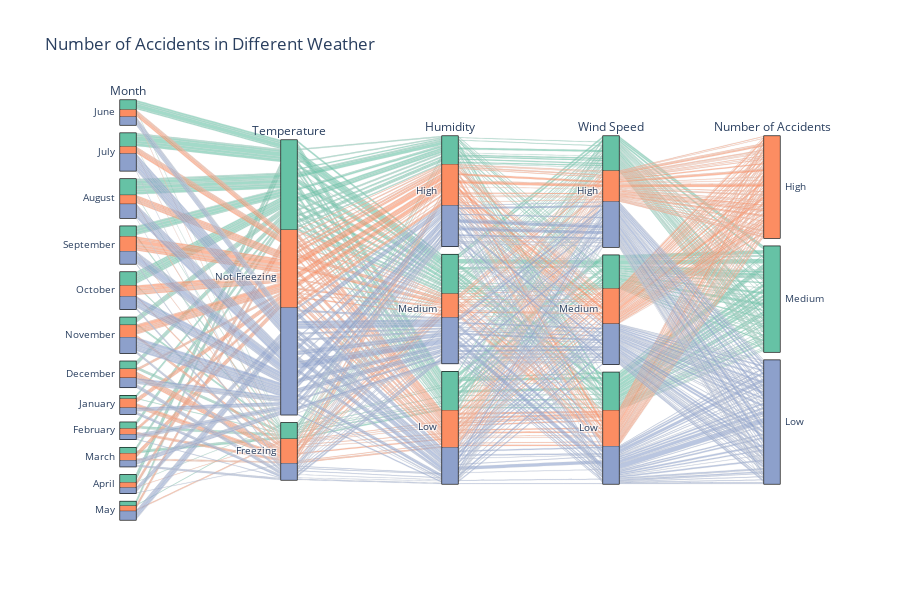

This figure's notebook cell:
### Code cell
dimensions=[
    {'label': 'Month', 'values': df_detroit_count['Date']},
    {'label': 'Temperature', 'values': df_detroit_count['Temp_bins'], 'categoryarray': ['Not Freezing', 'Freezing'] ,"categoryorder": "array"},
    {'label': 'Humidity', 'values': df_detroit_count['Humidity_bins'], 'categoryarray': ['High','Medium', 'Low'] ,"categoryorder": "array"},
    {'label': 'Wind Speed', 'values': df_detroit_count['Wind_Speed_bins'], 'categoryarray': ['High','Medium', 'Low'] ,"categoryorder": "array"},
    {'label': 'Number of Accidents', 'values': df_detroit_count['count_bins'], 'categoryarray': ['High','Medium', 'Low'] ,"categoryorder": "array"}
]

color_values = dimensions[-1]['values']
unique_values = list(set(color_values))
color_map = {value: idx for idx, value in enumerate(unique_values)}
color_scale = ['rgb(102,194,165)', 'rgb(252,141,98)', 'rgb(141,160,203)']

# Map the color values to the color indices
line_colors = [color_map[value] for value in color_values]


# Create the parcats chart
fig = go.Figure(data = [go.Parcats(
    dimensions=dimensions,
    line={'color': line_colors, 'colorscale': color_scale}
)])
fig.update_layout(
    title='Number of Accidents in Different Weather',
    height=600)

# Show the diagram
fig.show()

### Figure 1 — Plotly figure (JSON) as saved in the notebook; plotly's stock layout.template omitted (floating-point values rounded to 4 significant figures; data arrays with more than 128 entries replaced by an {"elided": "..."} marker saying what was removed)
{"data": [{"dimensions": [{"label": "Month", "values": {"elided": "517 str values"}}, {"categoryarray": ["Not Freezing", "Freezing"], "categoryorder": "array", "label": "Temperature", "values": {"elided": "517 str values"}}, {"categoryarray": ["High", "Medium", "Low"], "categoryorder": "array", "label": "Humidity", "values": {"elided": "517 str values"}}, {"categoryarray": ["High", "Medium", "Low"], "categoryorder": "array", "label": "Wind Speed", "values": {"elided": "517 str values"}}, {"categoryarray": ["High", "Medium", "Low"], "categoryorder": "array", "label": "Number of Accidents", "values": {"elided": "517 str values"}}], "line": {"color": {"elided": "517 int values"}, "colorscale": [[0, "rgb(102,194,165)"], [0.5, "rgb(252,141,98)"], [1, "rgb(141,160,203)"]]}, "type": "parcats"}], "layout": {"height": 600, "title": {"text": "Number of Accidents in Different Weather"}}}
